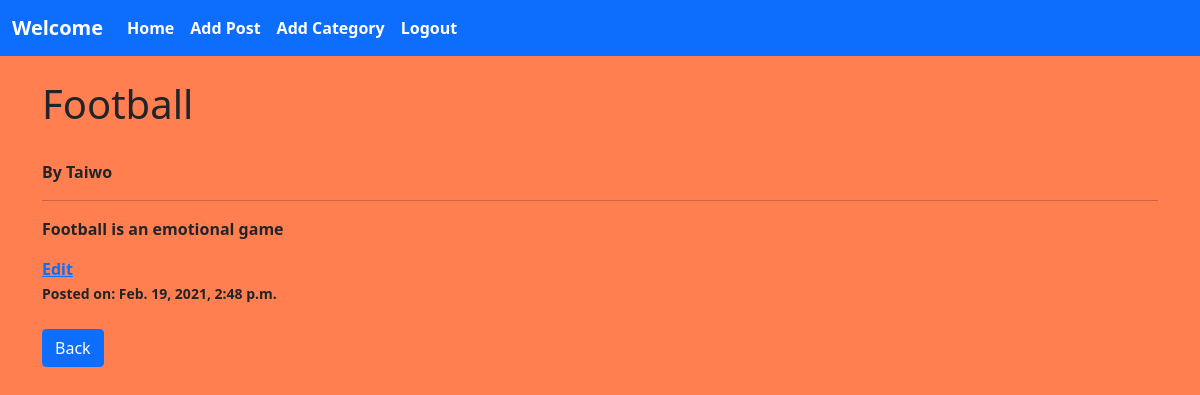
Screenshot of /article/2/ (signed in) with the database file from the repository.
### blogs/models.py (models this page shows, shortened)
class Post(models.Model):
    title = models.CharField(max_length=225)
    author = models.ForeignKey(User, on_delete= models.CASCADE)
    body = models.TextField()
    category = models.CharField(max_length=255, default='sport')
    date_uploaded= models.DateTimeField(default= timezone.now)
    class Meta:
        verbose_name = 'Post'
        verbose_name_plural = 'Posts'

### blogs/views.py (the view)
# urls.py: path('article/<int:pk>/', ArticleDetailView.as_view(), name='article'),
class ArticleDetailView(DetailView):
    model = Post
    template_name = "article.html"

### blogs/templates/article.html (shortened to what this page needs)
{% extends 'base.html' %}
{% block content %}
{% if user.is_authenticated %}
    <h1>{{ post.title }}</h1><br>
    By {{post.author|title}}
    <hr>
    <p>{{post.body}}</p>
    <a href="{% url 'blog:edit_post' post.pk %}">Edit</a>
    <br>
    <small>
        Posted on: {{post.date_uploaded}}
    </small>
    <br>
    <br>
    <a href=" {% url 'blog:home' %} " class="btn btn-primary">Back</a>
{% else %}
<h2>Page closed</h2>
<hr>
<p>Please <a href="{% url 'users:registration' %}">Sign Up</a> or <a href="{% url 'users:login' %}">Login</a></p>
{% endif %}
{% endblock content %}

### blogs/styles/index.css (style rules this page uses)
body { background : red; }

### rows the page displays
Post: title "Football", author "Taiwo", body "Football is an emotional game", date_uploaded "Feb. 19, 2021, 2:48 p.m."
